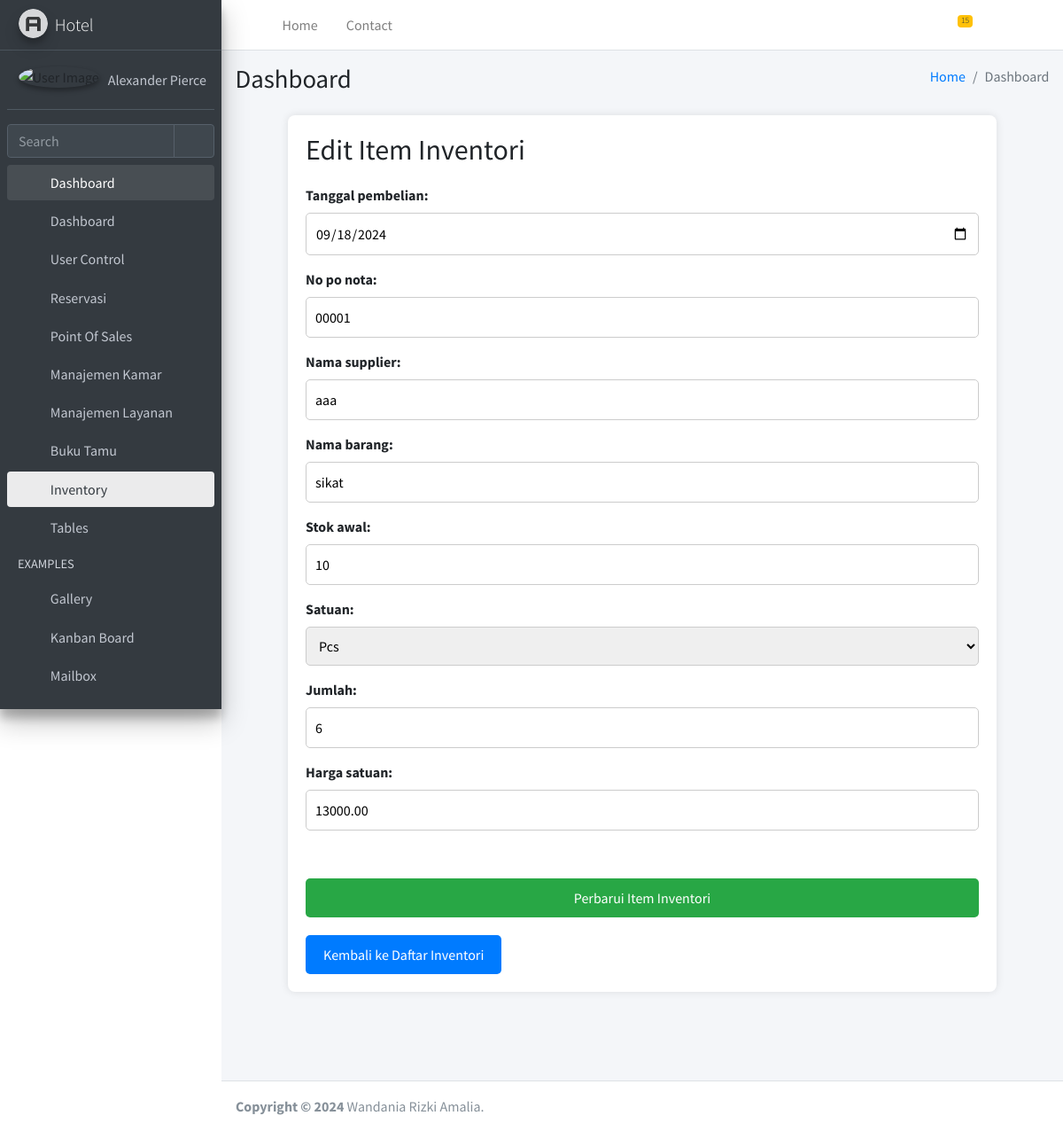
The app's page /hotel/inventory/edit/2/ with its own data.
### hotel/models.py (models this page shows, shortened)
class InventoryItem(models.Model):
    PURCHASE_UNIT_CHOICES = [
        ('item', 'Item'),
        ('pcs', 'Pcs'),
        ('box', 'Box'),
        ('kg', 'Kg'),
    ]
    tanggal_pembelian = models.DateField()  # Tanggal pembelian
    no_po_nota = models.CharField(max_length=100, blank=True, null=True)  # Nomor PO/nota
    nama_supplier = models.CharField(max_length=200, default='Unknown')  # Nama supplier
    nama_barang = models.CharField(max_length=200, default='Unknown')  # Nama barang
    satuan = models.CharField(max_length=10, choices=PURCHASE_UNIT_CHOICES, default='pcs')  # Satuan
    jumlah = models.PositiveIntegerField(default=1)  # Jumlah barang
    harga_satuan = models.DecimalField(max_digits=10, decimal_places=2)  # Harga satuan
    total_harga = models.DecimalField(max_digits=10, decimal_places=2, blank=True)  # Total harga
    stok_awal = models.PositiveIntegerField()  # Stok awal
    stok_tersedia = models.PositiveIntegerField(default=0, editable=False)  # Sisa stok
    keterangan = models.TextField(blank=True, null=True) #keterangannya

### hotel/views.py (the view)
# urls.py: path('inventory/edit/<int:pk>/', views.inventory_edit, name='inventory_edit'),
def inventory_edit(request, pk):
    item = get_object_or_404(InventoryItem, pk=pk)
    if request.method == 'POST':
        form = InventoryItemForm(request.POST, instance=item)
        if form.is_valid():
            form.save()
            return redirect('inventory_list')
    else:
        form = InventoryItemForm(instance=item)
    return render(request, 'inventory_edit.html', {'form': form})

### hotel/forms.py
class InventoryItemForm(forms.ModelForm):
    class Meta:
        model = InventoryItem
        fields = ['tanggal_pembelian', 'no_po_nota', 'nama_supplier', 'nama_barang', 'stok_awal', 'jumlah', 'satuan', 'harga_satuan', 'keterangan']
        widgets = {
            'tanggal_pembelian': forms.DateInput(attrs={'type': 'date'}),
            'harga_satuan': forms.NumberInput(attrs={'step': '0.01'}),
            'jumlah': forms.NumberInput()
        }

### hotel/templates/inventory_edit.html (shortened to what this page needs)
<!DOCTYPE html>
{% load static %}
<html lang="en">
<head>
  <link rel="stylesheet" href="{% static 'assets/plugins/fontawesome-free/css/all.min.css' %}">
  <link rel="stylesheet" href="{% static 'assets/https://code.ionicframework.com/ionicons/2.0.1/css/ionicons.min.css' %}">
  <link rel="stylesheet" href="{% static 'assets/plugins/tempusdominus-bootstrap-4/css/tempusdominus-bootstrap-4.min.css' %}">
  <link rel="stylesheet" href="{% static 'assets/plugins/icheck-bootstrap/icheck-bootstrap.min.css' %}">
  <link rel="stylesheet" href="{% static 'assets/plugins/jqvmap/jqvmap.min.css' %}">
  <link rel="stylesheet" href="{% static 'assets/dist/css/adminlte.min.css' %}">
  <link rel="stylesheet" href="{% static 'assets/plugins/overlayScrollbars/css/OverlayScrollbars.min.css' %}">
  <link rel="stylesheet" href="{% static 'assets/plugins/daterangepicker/daterangepicker.css' %}">
  <link rel="stylesheet" href="{% static 'assets/plugins/summernote/summernote-bs4.min.css' %}">
</head>
<body class="hold-transition sidebar-mini layout-fixed">
<div class="wrapper">
  <nav class="main-header navbar navbar-expand navbar-white navbar-light">
    <ul class="navbar-nav">
      <li class="nav-item">
        <a class="nav-link" data-widget="pushmenu" href="#" role="button"><i class="fas fa-bars"></i></a>
      </li>
      <li class="nav-item d-none d-sm-inline-block">
        <a href="index3.html" class="nav-link">Home</a>
      </li>
      <li class="nav-item d-none d-sm-inline-block">
        <a href="#" class="nav-link">Contact</a>
      </li>
    </ul>
    <ul class="navbar-nav ml-auto">
      <li class="nav-item dropdown">
        <a class="nav-link" data-toggle="dropdown" href="#">
          <span class="badge badge-warning navbar-badge">15</span>
        </a>
      </li>
      <li class="nav-item">
        <a class="nav-link" data-widget="fullscreen" href="#" role="button">
          <i class="fas fa-expand-arrows-alt"></i>
        </a>
      </li>
      <li class="nav-item">
        <a class="nav-link" data-widget="control-sidebar" data-controlsidebar-slide="true" href="#" role="button">
          <i class="fas fa-th-large"></i>
        </a>
      </li>
    </ul>
  </nav>
  <aside class="main-sidebar sidebar-dark-primary elevation-4">
    <a href="index3.html" class="brand-link">
      <img src="{% static 'assets/dist/img/AdminLTELogo.png' %}" alt="AdminLTE Logo" class="brand-image img-circle elevation-3" style="opacity: .8">
      <span class="brand-text font-weight-light">Hotel</span>
    </a>
    <div class="sidebar">
      <div class="user-panel mt-3 pb-3 mb-3 d-flex">
        <div class="image">
          <img src="{% static 'assets/dist/img/user2-160x160.jpg' %}" class="img-circle elevation-2" alt="User Image">
        </div>
        <div class="info">
          <a href="#" class="d-block">Alexander Pierce</a>
        </div>
      </div>
      <div class="form-inline">
        <div class="input-group" data-widget="sidebar-search">
          <input class="form-control form-control-sidebar" type="search" placeholder="Search" aria-label="Search">
          <div class="input-group-append">
            <button class="btn btn-sidebar">
              <i class="fas fa-search fa-fw"></i>
            </button>
          </div>
        </div>
      </div>
      <nav class="mt-2">
        <ul class="nav nav-pills nav-sidebar flex-column" data-widget="treeview" role="menu" data-accordion="false">
          <li class="nav-item menu-open">
            <a href="#" class="nav-link ">
              <i class="nav-icon fas fa-tachometer-alt"></i>
              <p>
                Dashboard
                <i class="right fas fa-angle-left"></i>
              </p>
            </a>
            <ul class="nav nav-treeview">
              <li class="nav-item">
                <a href="{% url 'base' %}" class="nav-link ">
                  <i class="far fa-circle nav-icon"></i>
                  <p>Dashboard</p>
                </a>
              </li>
              <li class="nav-item">
                <a href="{% url 'user_list' %}" class="nav-link ">
                  <i class="far fa-circle nav-icon"></i>
                  <p>User Control</p>
                </a>
              </li>
              <li class="nav-item">
                <a href="#" class="nav-link">
                  <i class="nav-icon fas fa-copy"></i>
                  <p>
                    Reservasi
                    <i class="fas fa-angle-left right"></i>
                  </p>
                </a>
              </li>
              <li class="nav-item">
                <a href="#" class="nav-link">
                  <i class="nav-icon fas fa-chart-pie"></i>
                  <p>
                    Point Of Sales
                    <i class="right fas fa-angle-left"></i>
                  </p>
                </a>
              </li>
          <li class="nav-item">
            <a href="#" class="nav-link">
              <i class="nav-icon fas fa-chart-pie"></i>
              <p>
                Manajemen Kamar
                <i class="right fas fa-angle-left"></i>
              </p>
            </a>
          </li>
              <li class="nav-item">
                <a href="#" class="nav-link">
                  <i class="nav-icon fas fa-chart-pie"></i>
                  <p>
                    Manajemen Layanan
                    <i class="right fas fa-angle-left"></i>
                  </p>
                </a>
              </li>
          <li class="nav-item">
            <a href="#" class="nav-link">
              <i class="nav-icon fas fa-tree"></i>
              <p>
                Buku Tamu
                <i class="fas fa-angle-left right"></i>
              </p>
            </a>
          </li>
          <li class="nav-item">
            <a href="#" class="nav-link active">
              <i class="nav-icon fas fa-edit"></i>
              <p>
                Inventory
                <i class="fas fa-angle-left right"></i>
              </p>
            </a>
          </li>
          <li class="nav-item">
            <a href="#" class="nav-link">
              <i class="nav-icon fas fa-table"></i>
              <p>
                Tables
                <i class="fas fa-angle-left right"></i>
              </p>
            </a>
          </li>
          <li class="nav-header">EXAMPLES</li>
          <li class="nav-item">
            <a href="{% static 'assets/pages/gallery.html' %}" class="nav-link">
              <i class="nav-icon far fa-image"></i>
              <p>
                Gallery
              </p>
            </a>
          </li>
          <li class="nav-item">
            <a href="{% static 'assets/pages/kanban.html' %}" class="nav-link">
              <i class="nav-icon fas fa-columns"></i>
              <p>
                Kanban Board
              </p>
            </a>
          </li>
          <li class="nav-item">
            <a href="#" class="nav-link">
              <i class="nav-icon far fa-envelope"></i>
              <p>
                Mailbox
                <i class="fas fa-angle-left right"></i>
              </p>
            </a>
          </li>
          <li class="nav-item">
            <a href="#" class="nav-link">
              <i class="nav-icon fas fa-book"></i>
              <p>
                <i class="fas fa-angle-left right"></i>
              </p>
            </a>
          </li>
          </li>
        </ul>
      </nav>
    </div>
  </aside>
  <div class="content-wrapper">
    <div class="content-header">
      <div class="container-fluid">
        <div class="row mb-2">
          <div class="col-sm-6">
            <h1 class="m-0">Dashboard</h1>
          </div>
          <div class="col-sm-6">
            <ol class="breadcrumb float-sm-right">
              <li class="breadcrumb-item"><a href="#">Home</a></li>
              <li class="breadcrumb-item active">Dashboard </li>
            </ol>
          </div>
        </div>
      </div>
    </div>
</head>
<body>
    <div class="container">
        <h2>{% if form.instance.pk %}Edit{% else %}Tambah{% endif %} Item Inventori</h2>
        <form method="POST">
            <div>
              {{ form.tanggal_pembelian.label_tag }}<br>
              {{ form.tanggal_pembelian }}
          </div>
          <div>
              {{ form.no_po_nota.label_tag }}<br>
              {{ form.no_po_nota }}
          </div>
          <div>
              {{ form.nama_supplier.label_tag }}<br>
              {{ form.nama_supplier }}
          </div>
          <div>
              {{ form.nama_barang.label_tag }}<br>
              {{ form.nama_barang }}
          </div>
          <div>
              {{ form.stok_awal.label_tag }}<br>
              {{ form.stok_awal }}
          </div>
          <div>
              {{ form.satuan.label_tag }}<br>
              {{ form.satuan }}
          </div>
          <div>
              {{ form.jumlah.label_tag }}<br>
              {{ form.jumlah }}
          </div>
          <div>
              {{ form.harga_satuan.label_tag }}<br>
              {{ form.harga_satuan }}
          </div>
          <div>
              {{ form.total_harga.label_tag }}<br>
          </div>
            <button type="submit">{% if form.instance.pk %}Perbarui{% else %}Tambah{% endif %} Item Inventori</button>
        </form>
        <a href="{% url 'inventory_list' %}" class="btn-back">Kembali ke Daftar Inventori</a>
    </div>
</body>
          <section class="col-lg-5 connectedSortable">
      </div>
  </div>
  <footer class="main-footer">
    <strong>Copyright &copy; 2024</strong>
    Wandania Rizki Amalia.
  </footer>
</body>
</html>

### hotel/templates/inventory_edit.html (style rules this page uses)
h2 { text-align: left; margin-bottom: 20px; }
.container { max-width: 800px; margin: 0 auto; background-color: white; padding: 20px; border-radius: 8px; box-shadow: 0 0 10px rgba(0, 0, 0, 0.1); }
form { display: flex; flex-direction: column; gap: 15px; }
input, select, textarea { padding: 10px; border: 1px solid #ccc; border-radius: 5px; width: 100%; }
button { padding: 10px; background-color: #28a745; color: white; border: none; border-radius: 5px; cursor: pointer; font-size: 16px; }
.btn-back { display: inline-block; margin-top: 20px; padding: 10px 20px; background-color: #007bff; color: white; border-radius: 5px; text-decoration: none; font-size: 16px; }

### records on screen
InventoryItem: tanggal_pembelian "09/18/2024", no_po_nota "00001", nama_supplier "aaa", nama_barang "sikat", stok_awal "10", satuan "Pcs", jumlah "6", harga_satuan "13000.00"
